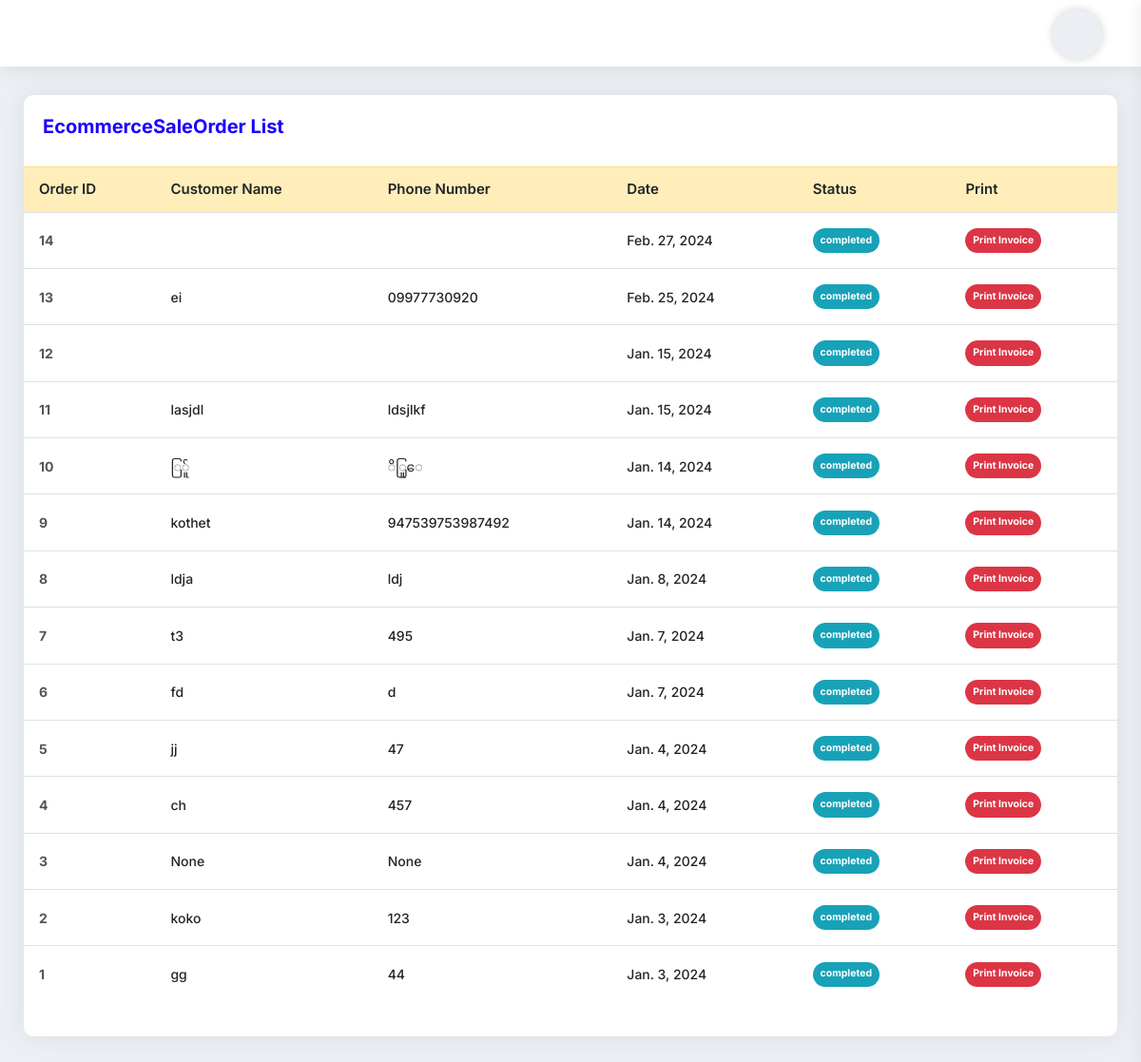
The app's page /EcommerceSaleOrder/ (signed in) with its own data.
### myapp/models.py (models this page shows, shortened)
class EcommerceOrder(models.Model):
    cart = models.OneToOneField(EcommerceCart, on_delete=models.CASCADE)
    customer_name = models.CharField(max_length=255,null=True, blank=True)
    shipping_address = models.CharField(max_length=255, null=True, blank=True)
    mobile = models.CharField(max_length=255,null=True, blank=True)
    orderstatus = models.PositiveIntegerField(default=1)
    created_at = models.DateField(auto_now_add=True)

### myapp/views.py (the view)
# urls.py: path('EcommerceSaleOrder/', EcommerceSaleOrder.as_view(), name='EcommerceSaleOrder'),
class EcommerceSaleOrder(TemplateView):
    template_name='EcommerceSaleOrder.html'
    def get_context_data(self, **kwargs):
        context = super().get_context_data(**kwargs)
        or_data = EcommerceOrder.objects.all().order_by('-id')
        context['or_data']=or_data
        return context

### templates/EcommerceSaleOrder.html
{% extends 'base.html' %}
{% block content %}
<div class="card-box mb-30">
    <div class="pd-20">
        <h4 class="text-blue h4">EcommerceSaleOrder List</h4>
    </div>
    <div class="pb-20">
        <table class="data-table table stripe hover nowrap">
            <thead>
            <tr class="table-warning">
                <th>Order ID</th>
                <th>Customer Name</th>
                <th>Phone Number</th>
                <th>Date</th>
                <th>Status</th>
                <th>Print</th>
            </tr>
            </thead>
            <tbody>
            {% for p in or_data %}
            <tr class="">
                <td class="table-plus"><a href="{% url 'myapp:NotiOrderDetailView' p.id %}"><b>{{p.id}}</b></a></td>
                <td>{{p.customer_name}}</td>
                <td>{{p.mobile}}</td>
                <td>{{p.created_at}}</td>
                <td>
                    {% if p.orderstatus == 1 %}
                    <span class="badge badge-warning badge-pill">sale order</span>
                    {% else %}
                    <span class="badge badge-info badge-pill">completed</span>
                    {% endif %}
                </td>
                <td>
                    <a href="{% url 'myapp:NotiOrderDetailView' p.id %}" target="_blank" class="badge badge-danger badge-pill">Print Invoice</a>
                </td>
            </tr>
            {% endfor %}
            </tbody>
        </table>
    </div>
</div>
{% endblock content %}

### records on screen
EcommerceOrder: id "14", created_at "Feb. 27, 2024", orderstatus "completed"
EcommerceOrder: id "13", customer_name "ei", mobile "09977730920", created_at "Feb. 25, 2024", orderstatus "completed"
EcommerceOrder: id "12", created_at "Jan. 15, 2024", orderstatus "completed"
EcommerceOrder: id "11", customer_name "lasjdl", mobile "ldsjlkf", created_at "Jan. 15, 2024", orderstatus "completed"
EcommerceOrder: id "10", customer_name "ြ်ူ", mobile "ိြူ‌ေ", created_at "Jan. 14, 2024", orderstatus "completed"
EcommerceOrder: id "9", customer_name "kothet", mobile "947539753987492", created_at "Jan. 14, 2024", orderstatus "completed"
EcommerceOrder: id "8", customer_name "ldja", mobile "ldj", created_at "Jan. 8, 2024", orderstatus "completed"
EcommerceOrder: id "7", customer_name "t3", mobile "495", created_at "Jan. 7, 2024", orderstatus "completed"
EcommerceOrder: id "6", customer_name "fd", mobile "d", created_at "Jan. 7, 2024", orderstatus "completed"
EcommerceOrder: id "5", customer_name "jj", mobile "47", created_at "Jan. 4, 2024", orderstatus "completed"
EcommerceOrder: id "4", customer_name "ch", mobile "457", created_at "Jan. 4, 2024", orderstatus "completed"
EcommerceOrder: id "3", customer_name "None", mobile "None", created_at "Jan. 4, 2024", orderstatus "completed"
EcommerceOrder: id "2", customer_name "koko", mobile "123", created_at "Jan. 3, 2024", orderstatus "completed"
EcommerceOrder: id "1", customer_name "gg", mobile "44", created_at "Jan. 3, 2024", orderstatus "completed"
